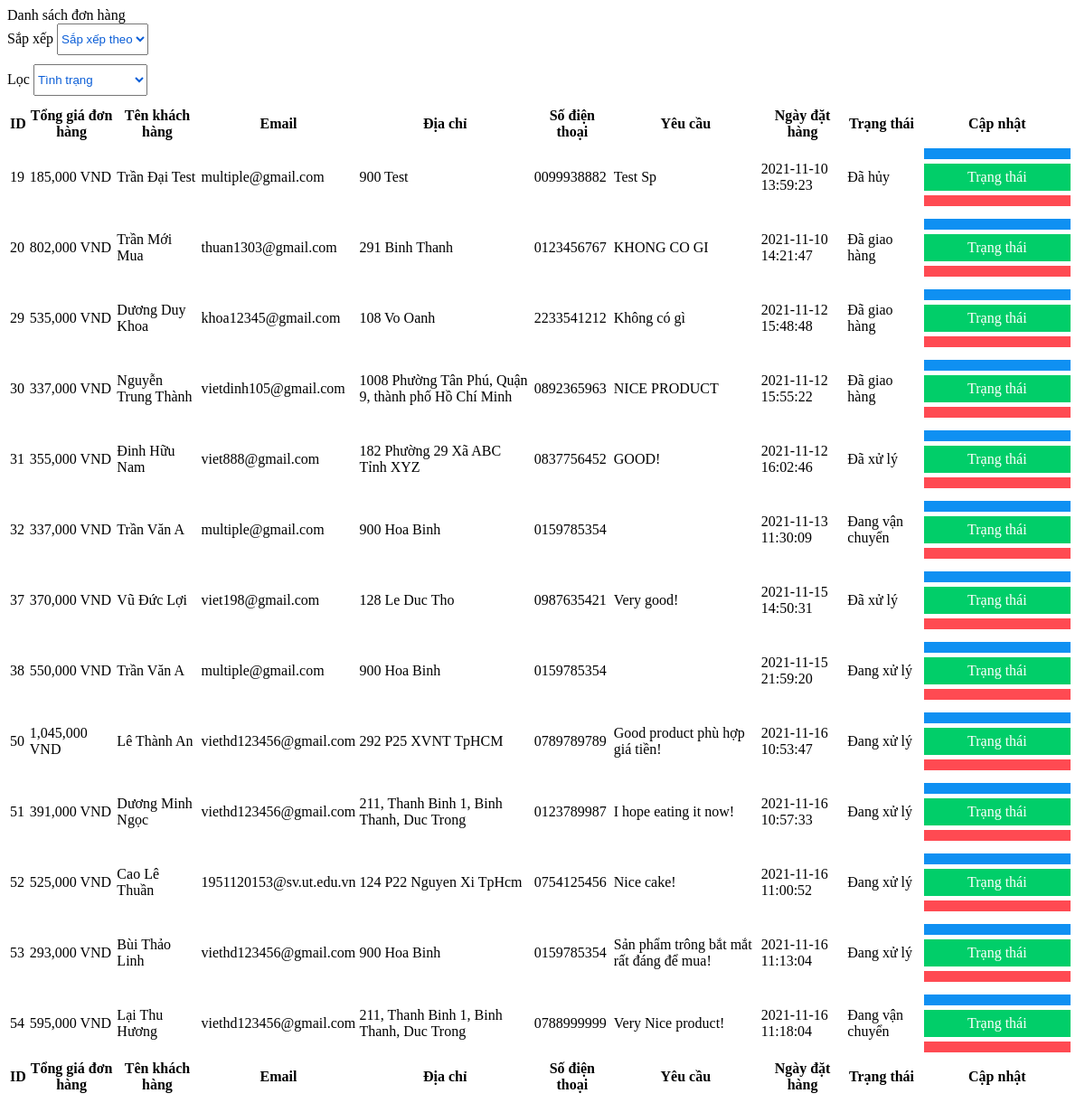
/admin/modules/listorder.php, run on an earlier commit of the app's database.
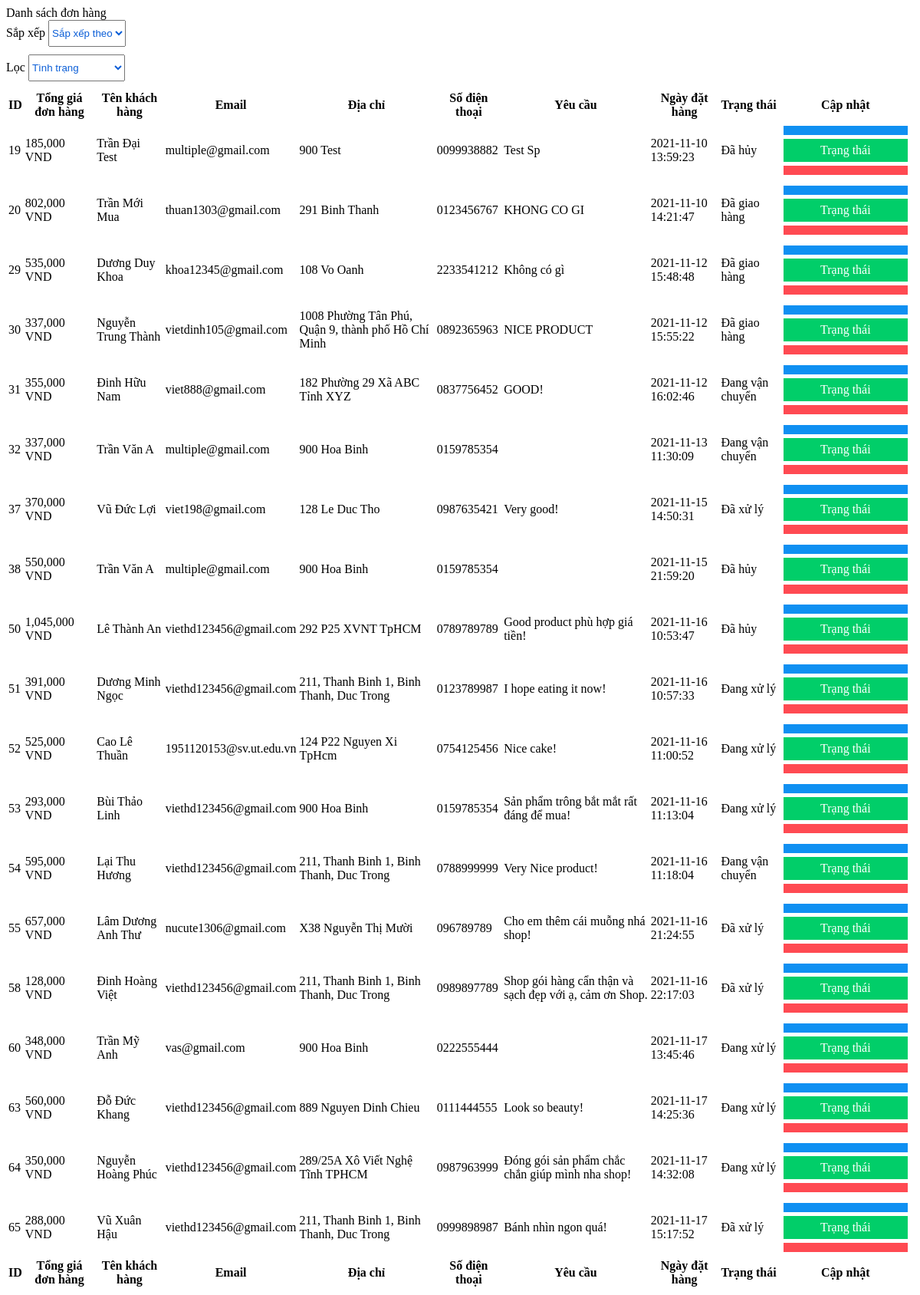
And on a later commit of the database.
### admin/modules/listorder.php (the view, shortened to what this page needs)
<?php
include('../conn.php');
?>
<div class="card mb-4">
    <?php
    $orderBy = "";
    $statusfilter = isset($_GET['set']) ? $_GET['set'] : "";
    ?>
    <div class="card-header">
        Danh sách đơn hàng
    </div>
    <div class="card-body">
        <div class="sort-order">
            <label for="">Sắp xếp</label>
            <select onchange="this.options[this.selectedIndex].value && (window.location=this.options[this.selectedIndex].value);">
                <option value="">Sắp xếp theo</option>
            </select>
        </div>
        <div class="filterStatus-order">
            <label for="">Lọc</label>
            <select onchange="this.options[this.selectedIndex].value && (window.location=this.options[this.selectedIndex].value);">
                <option <?php if (isset($_GET['set']) && $_GET['set'] == "0") { ?> selected <?php } ?> value="?module=listorder&set=0">Tình trạng</option>
            </select>
        </div>
        <table id="datatablesSimple">
            <thead>
                <tr>
                    <th>ID</th>
                    <th>Tổng giá đơn hàng</th>
                    <th>Tên khách hàng</th>
                    <th>Email</th>
                    <th>Địa chỉ</th>
                    <th>Số điện thoại</th>
                    <th>Yêu cầu</th>
                    <th>Ngày đặt hàng</th>
                    <th>Trạng thái</th>
                    <th>Cập nhật</th>
                </tr>
            </thead>
            <tfoot>
                <tr>
                    <th>ID</th>
                    <th>Tổng giá đơn hàng</th>
                    <th>Tên khách hàng</th>
                    <th>Email</th>
                    <th>Địa chỉ</th>
                    <th>Số điện thoại</th>
                    <th>Yêu cầu</th>
                    <th>Ngày đặt hàng</th>
                    <th>Trạng thái</th>
                    <th>Cập nhật</th>
                </tr>
            </tfoot>
            <tbody>
                <?php
                if ($statusfilter) {
                    $sql_sl = "SELECT * FROM `order-info` " . $statusCondition . " " . $orderBy;
                    $listorder = mysqli_query($connect, $sql_sl);
                } else {
                    $sql_sl = "SELECT * FROM `order-info` " . $orderBy;
                    $listorder = mysqli_query($connect, $sql_sl);
                }
                while ($row = mysqli_fetch_array($listorder)) { ?>
                    <tr>
                        <td><?php echo $row["order_id"] ?></td>
                        <td><?php echo number_format($row["total"], 0, '', ',') ?> VND</td>
                        <td><?php echo $row["full_name"] ?></td>
                        <td><?php echo $row["email"] ?></td>
                        <td><?php echo $row["address"] ?></td>
                        <td><?php echo $row["phone"] ?></td>
                        <td><?php echo $row["request"] ?></td>
                        <td><?php echo $row["date_order"] ?></td>
                        <td><?php if ($row["status"] == 1) {
                                echo "Đang xử lý";
                            }
                            if ($row["status"] == 2) {
                                echo "Đã xử lý";
                            }
                            if ($row["status"] == 3) {
                                echo "Đang vận chuyển";
                            }
                            if ($row["status"] == 4) {
                                echo "Đã giao hàng";
                            }
                            if ($row["status"] == 0) {
                                echo "Đã hủy";
                            } ?></td>
                        <td style="width: 15%;">
                            <a href="?module=detailsorder&id=<?php echo $row["order_id"] ?>" name="review"><i class="fas fa-eye"></i></a>
                            <a href="?module=commitOrder&id=<?php echo $row["order_id"] ?>" name="update"><i class="fas fa-pen-square"></i> Trạng thái</a>
                            <a href="?module=deleteorder&id=<?php echo $row["order_id"] ?>" onclick="return confirm('Bạn có chắc chắn muốn xóa không?')" name="remove"><i class="far fa-times-circle"></i></a>
                        </td>
                    </tr>
                <?php }
                ?>
            </tbody>
    </div>
</div>

What changed in the data, as far as the page shows it:
changed order-info "Đinh Hữu Nam": status "Đã xử lý" → "Đang vận chuyển"
changed order-info id 38: status "Đang xử lý" → "Đã hủy"
changed order-info "Lê Thành An": status "Đang xử lý" → "Đã hủy"
added order-info: order_id "55", total "657,000", full_name "Lâm Dương Anh Thư", email "nucute1306@gmail.com", address "X38 Nguyễn Thị Mười", phone "096789789", request "Cho em thêm cái muỗng nhá shop!", date_order "2021-11-16 21:24:55", status "Đã xử lý"
added order-info: order_id "58", total "128,000", full_name "Đinh Hoàng Việt", email "viethd123456@gmail.com", address "211, Thanh Binh 1, Binh Thanh, Duc Trong", phone "0989897789", request "Shop gói hàng cẩn thận và sạch đẹp với ạ, cảm ơn Shop.", date_order "2021-11-16 22:17:03", status "Đã xử lý"
added order-info: order_id "60", total "348,000", full_name "Trần Mỹ Anh", email "vas@gmail.com", address "900 Hoa Binh", phone "0222555444", date_order "2021-11-17 13:45:46", status "Đang xử lý"
added order-info: order_id "63", total "560,000", full_name "Đỗ Đức Khang", email "viethd123456@gmail.com", address "889 Nguyen Dinh Chieu", phone "0111444555", request "Look so beauty!", date_order "2021-11-17 14:25:36", status "Đang xử lý"
added order-info: order_id "64", total "350,000", full_name "Nguyễn Hoàng Phúc", email "viethd123456@gmail.com", address "289/25A Xô Viết Nghệ Tĩnh TPHCM", phone "0987963999", request "Đóng gói sản phẩm chắc chắn giúp mình nha shop!", date_order "2021-11-17 14:32:08", status "Đang xử lý"
added order-info: order_id "65", total "288,000", full_name "Vũ Xuân Hậu", email "viethd123456@gmail.com", address "211, Thanh Binh 1, Binh Thanh, Duc Trong", phone "0999898987", request "Bánh nhìn ngon quá!", date_order "2021-11-17 15:17:52", status "Đã xử lý"
